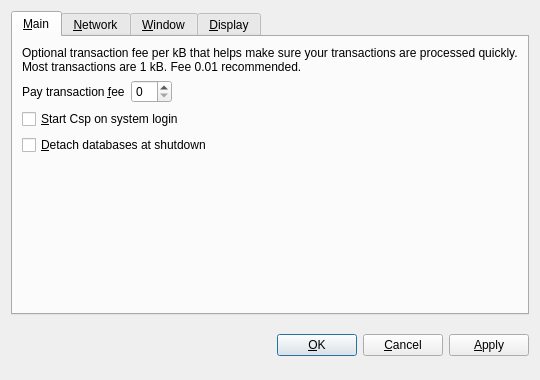
<?xml version="1.0" encoding="UTF-8"?>
<ui version="4.0">
 <class>OptionsDialog</class>
 <widget class="QDialog" name="OptionsDialog">
  <property name="geometry">
   <rect>
    <x>0</x>
    <y>0</y>
    <width>540</width>
    <height>380</height>
   </rect>
  </property>
  <property name="windowTitle">
   <string>Options</string>
  </property>
  <property name="modal">
   <bool>true</bool>
  </property>
  <layout class="QVBoxLayout" name="verticalLayout">
   <item>
    <widget class="QTabWidget" name="tabWidget">
     <property name="tabPosition">
      <enum>QTabWidget::North</enum>
     </property>
     <property name="currentIndex">
      <number>0</number>
     </property>
     <widget class="QWidget" name="tabMain">
      <attribute name="title">
       <string>&amp;Main</string>
      </attribute>
      <layout class="QVBoxLayout" name="verticalLayout_Main">
       <item>
        <widget class="QLabel" name="transactionFeeInfoLabel">
         <property name="text">
          <string>Optional transaction fee per kB that helps make sure your transactions are processed quickly. Most transactions are 1 kB. Fee 0.01 recommended.</string>
         </property>
         <property name="textFormat">
          <enum>Qt::PlainText</enum>
         </property>
         <property name="wordWrap">
          <bool>true</bool>
         </property>
        </widget>
       </item>
       <item>
        <layout class="QHBoxLayout" name="horizontalLayout_Main">
         <item>
          <widget class="QLabel" name="transactionFeeLabel">
           <property name="text">
            <string>Pay transaction &amp;fee</string>
           </property>
           <property name="textFormat">
            <enum>Qt::PlainText</enum>
           </property>
           <property name="buddy">
            <cstring>transactionFee</cstring>
           </property>
          </widget>
         </item>
         <item>
          <widget class="BitcoinAmountField" name="transactionFee"/>
         </item>
         <item>
          <spacer name="horizontalSpacer_Main">
           <property name="orientation">
            <enum>Qt::Horizontal</enum>
           </property>
           <property name="sizeHint" stdset="0">
            <size>
             <width>40</width>
             <height>20</height>
            </size>
           </property>
          </spacer>
         </item>
        </layout>
       </item>
       <item>
        <widget class="QCheckBox" name="bitcoinAtStartup">
         <property name="toolTip">
          <string>Automatically start Csp after logging in to the system.</string>
         </property>
         <property name="text">
          <string>&amp;Start Csp on system login</string>
         </property>
        </widget>
       </item>
       <item>
        <widget class="QCheckBox" name="detachDatabases">
         <property name="toolTip">
          <string>Detach block and address databases at shutdown. This means they can be moved to another data directory, but it slows down shutdown. The wallet is always detached.</string>
         </property>
         <property name="text">
          <string>&amp;Detach databases at shutdown</string>
         </property>
        </widget>
       </item>
       <item>
        <spacer name="verticalSpacer_Main">
         <property name="orientation">
          <enum>Qt::Vertical</enum>
         </property>
         <property name="sizeHint" stdset="0">
          <size>
           <width>20</width>
           <height>40</height>
          </size>
         </property>
        </spacer>
       </item>
      </layout>
     </widget>
     <widget class="QWidget" name="tabNetwork">
      <attribute name="title">
       <string>&amp;Network</string>
      </attribute>
      <layout class="QVBoxLayout" name="verticalLayout_Network">
       <item>
        <widget class="QCheckBox" name="mapPortUpnp">
         <property name="toolTip">
          <string>Automatically open the Csp client port on the router. This only works when your router supports UPnP and it is enabled.</string>
         </property>
         <property name="text">
          <string>Map port using &amp;UPnP</string>
         </property>
        </widget>
       </item>
       <item>
        <widget class="QCheckBox" name="connectSocks">
         <property name="toolTip">
          <string>Connect to the Csp network through a SOCKS proxy (e.g. when connecting through Tor).</string>
         </property>
         <property name="text">
          <string>&amp;Connect through SOCKS proxy:</string>
         </property>
        </widget>
       </item>
       <item>
        <layout class="QHBoxLayout" name="horizontalLayout_Network">
         <item>
          <widget class="QLabel" name="proxyIpLabel">
           <property name="text">
            <string>Proxy &amp;IP:</string>
           </property>
           <property name="textFormat">
            <enum>Qt::PlainText</enum>
           </property>
           <property name="buddy">
            <cstring>proxyIp</cstring>
           </property>
          </widget>
         </item>
         <item>
          <widget class="QValidatedLineEdit" name="proxyIp">
           <property name="maximumSize">
            <size>
             <width>140</width>
             <height>16777215</height>
            </size>
           </property>
           <property name="toolTip">
            <string>IP address of the proxy (e.g. 127.0.0.1)</string>
           </property>
          </widget>
         </item>
         <item>
          <widget class="QLabel" name="proxyPortLabel">
           <property name="text">
            <string>&amp;Port:</string>
           </property>
           <property name="textFormat">
            <enum>Qt::PlainText</enum>
           </property>
           <property name="buddy">
            <cstring>proxyPort</cstring>
           </property>
          </widget>
         </item>
         <item>
          <widget class="QLineEdit" name="proxyPort">
           <property name="maximumSize">
            <size>
             <width>55</width>
             <height>16777215</height>
            </size>
           </property>
           <property name="toolTip">
            <string>Port of the proxy (e.g. 9050)</string>
           </property>
          </widget>
         </item>
         <item>
          <widget class="QLabel" name="socksVersionLabel">
           <property name="text">
            <string>SOCKS &amp;Version:</string>
           </property>
           <property name="textFormat">
            <enum>Qt::PlainText</enum>
           </property>
           <property name="buddy">
            <cstring>socksVersion</cstring>
           </property>
          </widget>
         </item>
         <item>
          <widget class="QValueComboBox" name="socksVersion">
           <property name="toolTip">
            <string>SOCKS version of the proxy (e.g. 5)</string>
           </property>
          </widget>
         </item>
         <item>
          <spacer name="horizontalSpacer_Network">
           <property name="orientation">
            <enum>Qt::Horizontal</enum>
           </property>
           <property name="sizeHint" stdset="0">
            <size>
             <width>40</width>
             <height>20</height>
            </size>
           </property>
          </spacer>
         </item>
        </layout>
       </item>
       <item>
        <spacer name="verticalSpacer_Network">
         <property name="orientation">
          <enum>Qt::Vertical</enum>
         </property>
         <property name="sizeHint" stdset="0">
          <size>
           <width>20</width>
           <height>40</height>
          </size>
         </property>
        </spacer>
       </item>
      </layout>
     </widget>
     <widget class="QWidget" name="tabWindow">
      <attribute name="title">
       <string>&amp;Window</string>
      </attribute>
      <layout class="QVBoxLayout" name="verticalLayout_Window">
       <item>
        <widget class="QCheckBox" name="minimizeToTray">
         <property name="toolTip">
          <string>Show only a tray icon after minimizing the window.</string>
         </property>
         <property name="text">
          <string>&amp;Minimize to the tray instead of the taskbar</string>
         </property>
        </widget>
       </item>
       <item>
        <widget class="QCheckBox" name="minimizeOnClose">
         <property name="toolTip">
          <string>Minimize instead of exit the application when the window is closed. When this option is enabled, the application will be closed only after selecting Quit in the menu.</string>
         </property>
         <property name="text">
          <string>M&amp;inimize on close</string>
         </property>
        </widget>
       </item>
       <item>
        <spacer name="verticalSpacer_Window">
         <property name="orientation">
          <enum>Qt::Vertical</enum>
         </property>
         <property name="sizeHint" stdset="0">
          <size>
           <width>20</width>
           <height>40</height>
          </size>
         </property>
        </spacer>
       </item>
      </layout>
     </widget>
     <widget class="QWidget" name="tabDisplay">
      <attribute name="title">
       <string>&amp;Display</string>
      </attribute>
      <layout class="QVBoxLayout" name="verticalLayout_Display">
       <item>
        <layout class="QHBoxLayout" name="horizontalLayout_1_Display">
         <item>
          <widget class="QLabel" name="langLabel">
           <property name="text">
            <string>User Interface &amp;language:</string>
           </property>
           <property name="textFormat">
            <enum>Qt::PlainText</enum>
           </property>
           <property name="buddy">
            <cstring>lang</cstring>
           </property>
          </widget>
         </item>
         <item>
          <widget class="QValueComboBox" name="lang">
           <property name="toolTip">
            <string>The user interface language can be set here. This setting will take effect after restarting Csp.</string>
           </property>
          </widget>
         </item>
        </layout>
       </item>
       <item>
        <layout class="QHBoxLayout" name="horizontalLayout_2_Display">
         <item>
          <widget class="QLabel" name="unitLabel">
           <property name="text">
            <string>&amp;Unit to show amounts in:</string>
           </property>
           <property name="textFormat">
            <enum>Qt::PlainText</enum>
           </property>
           <property name="buddy">
            <cstring>unit</cstring>
           </property>
          </widget>
         </item>
         <item>
          <widget class="QValueComboBox" name="unit">
           <property name="toolTip">
            <string>Choose the default subdivision unit to show in the interface and when sending coins.</string>
           </property>
          </widget>
         </item>
        </layout>
       </item>
       <item>
        <widget class="QCheckBox" name="displayAddresses">
         <property name="toolTip">
          <string>Whether to show Csp addresses in the transaction list or not.</string>
         </property>
         <property name="text">
          <string>&amp;Display addresses in transaction list</string>
         </property>
        </widget>
       </item>
       <item>
        <spacer name="verticalSpacer_Display">
         <property name="orientation">
          <enum>Qt::Vertical</enum>
         </property>
         <property name="sizeHint" stdset="0">
          <size>
           <width>20</width>
           <height>40</height>
          </size>
         </property>
        </spacer>
       </item>
      </layout>
     </widget>
    </widget>
   </item>
   <item>
    <layout class="QHBoxLayout" name="horizontalLayout_Buttons">
     <item>
      <spacer name="horizontalSpacer_1">
       <property name="orientation">
        <enum>Qt::Horizontal</enum>
       </property>
       <property name="sizeHint" stdset="0">
        <size>
         <width>40</width>
         <height>48</height>
        </size>
       </property>
      </spacer>
     </item>
     <item>
      <widget class="QLabel" name="statusLabel">
       <property name="font">
        <font>
         <weight>75</weight>
         <bold>true</bold>
        </font>
       </property>
       <property name="text">
        <string/>
       </property>
       <property name="textFormat">
        <enum>Qt::PlainText</enum>
       </property>
       <property name="wordWrap">
        <bool>true</bool>
       </property>
      </widget>
     </item>
     <item>
      <spacer name="horizontalSpacer_2">
       <property name="orientation">
        <enum>Qt::Horizontal</enum>
       </property>
       <property name="sizeHint" stdset="0">
        <size>
         <width>40</width>
         <height>48</height>
        </size>
       </property>
      </spacer>
     </item>
     <item>
      <widget class="QPushButton" name="okButton">
       <property name="text">
        <string>&amp;OK</string>
       </property>
      </widget>
     </item>
     <item>
      <widget class="QPushButton" name="cancelButton">
       <property name="text">
        <string>&amp;Cancel</string>
       </property>
       <property name="autoDefault">
        <bool>false</bool>
       </property>
      </widget>
     </item>
     <item>
      <widget class="QPushButton" name="applyButton">
       <property name="text">
        <string>&amp;Apply</string>
       </property>
       <property name="autoDefault">
        <bool>false</bool>
       </property>
      </widget>
     </item>
    </layout>
   </item>
  </layout>
 </widget>
 <customwidgets>
  <customwidget>
   <class>BitcoinAmountField</class>
   <extends>QSpinBox</extends>
   <header>bitcoinamountfield.h</header>
  </customwidget>
  <customwidget>
   <class>QValueComboBox</class>
   <extends>QComboBox</extends>
   <header>qvaluecombobox.h</header>
  </customwidget>
  <customwidget>
   <class>QValidatedLineEdit</class>
   <extends>QLineEdit</extends>
   <header>qvalidatedlineedit.h</header>
  </customwidget>
 </customwidgets>
 <resources/>
 <connections/>
</ui>
